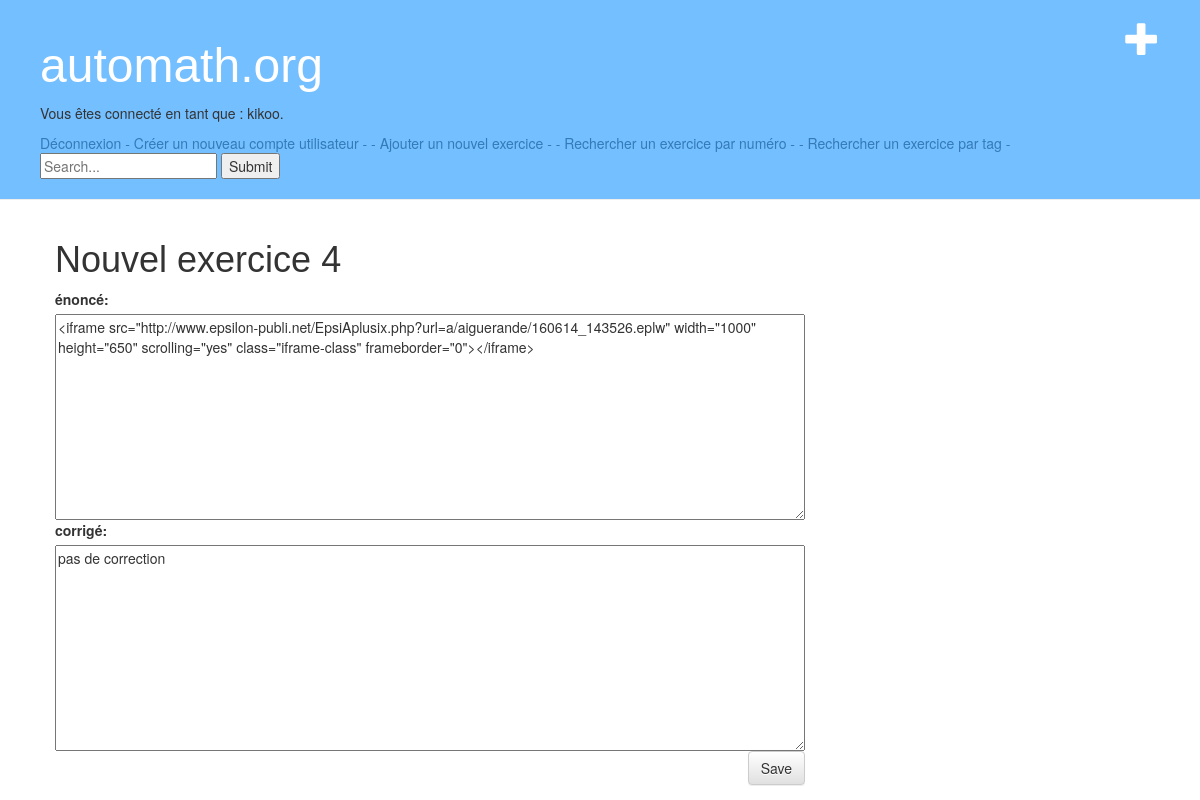
Screenshot of /exobase/post/4/edit/ (signed in) with the database file from the repository.
### exobase/models.py (models this page shows, shortened)
class Exercice(models.Model):
    enonce_text = models.TextField()
    corrige_text = models.TextField(default="pas de correction")
    pub_date = models.DateTimeField('date published')
    tags = TaggableManager()
    author = models.ForeignKey(User)

### exobase/views.py (the view)
# urls.py: url(r'^post/(?P<pk>[0-9]+)/edit/$', views.ex_edit, name='post_edit'),
@login_required(redirect_field_name='exobase/login/')
def ex_edit(request, pk):
    exercice = get_object_or_404(Exercice, pk=pk)
    if request.method == "POST":
        form = ExoForm(request.POST, instance=exercice)
        if form.is_valid():
            exercice = form.save(commit=False)
            exercice.pub_date = timezone.now()
            exercice.save()
            form.save_m2m()
            return redirect('detail', exercice_id=exercice.pk)
    else:
        form = ExoForm(instance=exercice)
    return render(request, 'exobase/exercice_edit.html', {'form': form, 'exercice': exercice})

### exobase/forms.py
class ExoForm(forms.ModelForm):
    class Meta:
        model = Exercice
        fields = ['enonce_text','corrige_text','tags']
        labels = {
                  'enonce_text': 'énoncé',
                  'corrige_text': 'corrigé',
                  'tags': 'tags',
        }

### exobase/templates/exobase/exercice_edit.html
{% extends 'exobase/base.html' %}
{% block content %}
    <h1>Nouvel exercice {{ exercice.id }}</h1>
    <form method="POST" class="post-form">{% csrf_token %}
        {{ form }}
        <button type="submit" class="save btn btn-default">Save</button>
    </form>
{% endblock %}

### exobase/templates/exobase/base.html (shortened to what this page needs)
{% load staticfiles %}
<html>
    <head>
        <link rel="stylesheet" href="//maxcdn.bootstrapcdn.com/bootstrap/3.2.0/css/bootstrap.min.css">
        <link rel="stylesheet" href="//maxcdn.bootstrapcdn.com/bootstrap/3.2.0/css/bootstrap-theme.min.css">
        <link rel="stylesheet" href="{% static 'exobase/style.css' %}">
    </head>
     <body>
    <div class="page-header">
    <a href="{% url 'post_new' %}" class="top-menu"><span class="glyphicon glyphicon-plus"></span></a>
        <h1><a href="/exobase/">automath.org</a></h1>
{% if user.is_authenticated %}
<p> Vous êtes connecté en tant que : {{ user.username }}. </p> <a href="/exobase/logout/">Déconnexion</a>
{% else %}
<a href="/exobase/login/"> - Connexion - </a>
{% endif %}
<a href="/exobase/register/"> - Créer un nouveau compte utilisateur - </a>
<a href="/exobase/new/">- Ajouter un nouvel exercice -</a>
<a href="/exobase/search/">- Rechercher un exercice par numéro -</a>
<a href="/exobase/search2/">- Rechercher un exercice par tag -</a>
<form type="get" action='/exobase/list/' style="margin: 0">
    <input  id="search_box" type="text" name="search_box"  placeholder="Search..." >
    <button id="search_submit" type="submit" >Submit</button>
</form>
    </div>
    <div class="content container">
        <div class="row">
            <div  class="col-md-8">
            {% block content %}
            {% endblock %}
            </div>
        </div>
    </div>
</body>
</html>

### exobase/static/exobase/style.css (style rules this page uses)
.page-header { background-color: #74bfff; margin-top: 0; padding: 20px 20px 20px 40px; }
.page-header h1, .page-header h1 a, .page-header h1 a:visited, .page-header h1 a:active { color: #ffffff; font-size: 36pt; text-decoration: none; }
.content { margin-left: 40px; }
h1, h2, h3, h4 { font-family: "Century Gothic", CenturyGothic, AppleGothic, sans-serif; }
.save { float: right; }
.post-form textarea, .post-form input { width: 100%; }
.top-menu, .top-menu:hover, .top-menu:visited { color: #ffffff; float: right; font-size: 26pt; margin-right: 20px; }

### rows the page displays
Exercice: id "4", enonce_text "<iframe src=\"http://www.epsilon-publi.net/EpsiAplusix.php?url=a/aiguerande/160614_143526.eplw\" width=\"1000\" height=\"650\" scrolling=\"yes\" class=\"iframe-class\" frameborder=\"0\"></iframe>", corrige_text "pas de correction"

### other values shown
{{ user.username }} "kikoo"
